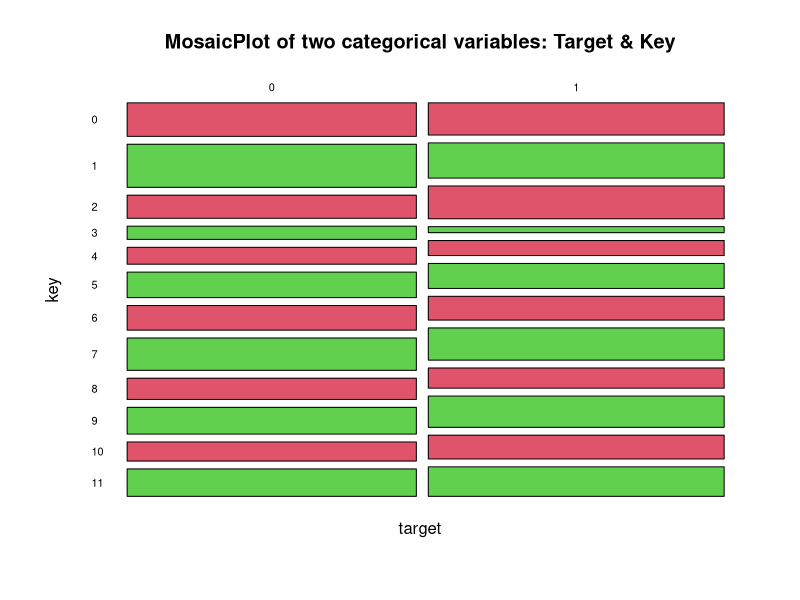
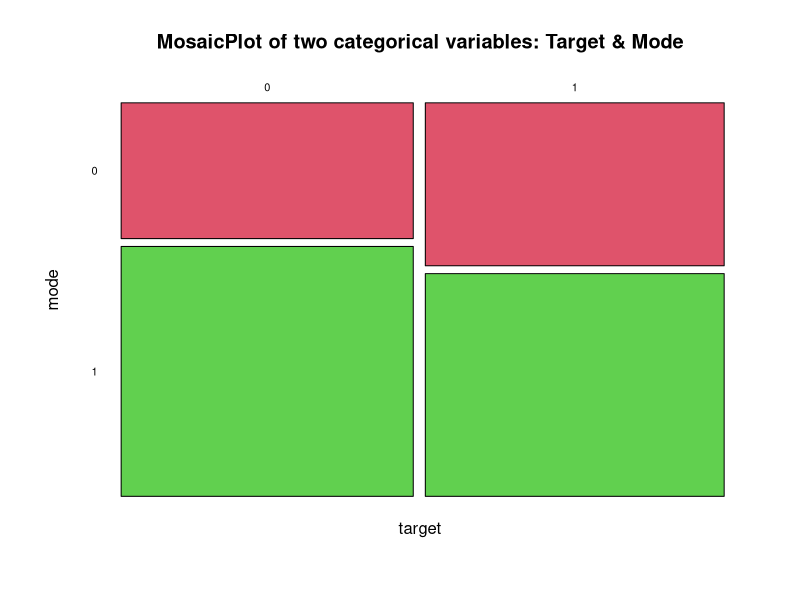
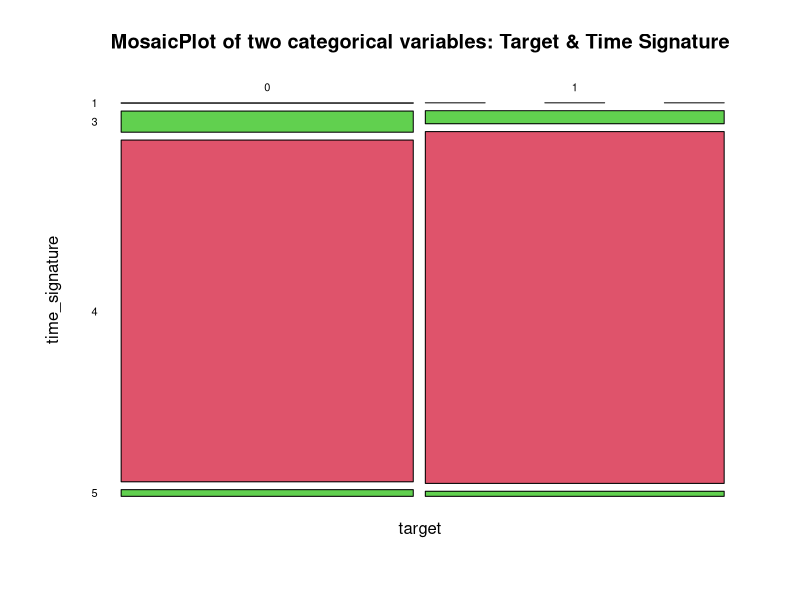
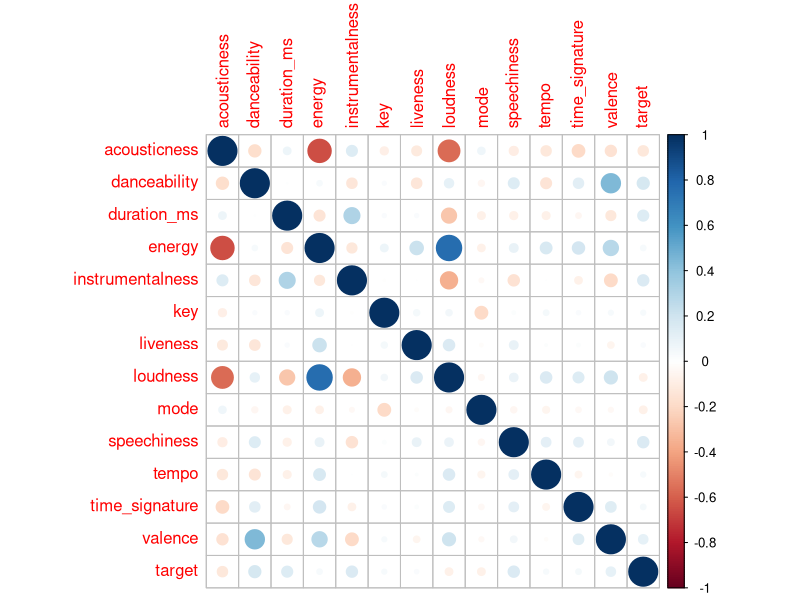
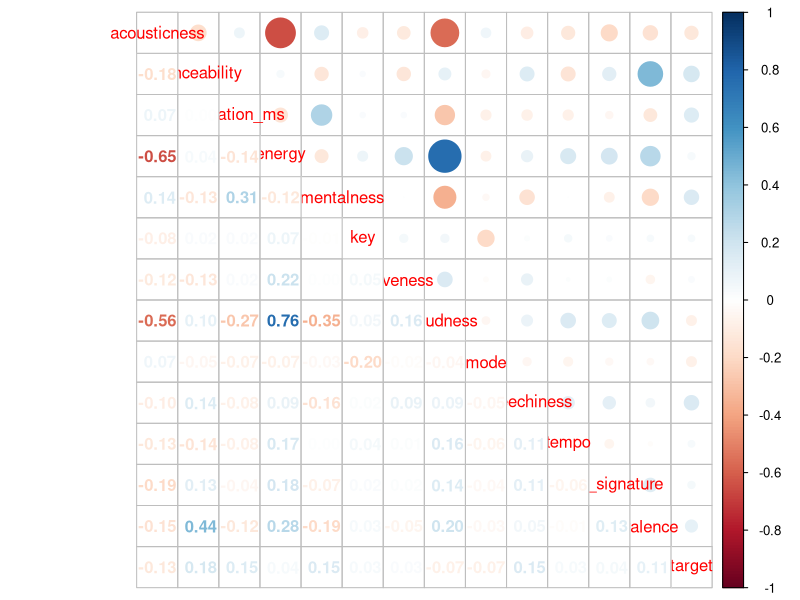
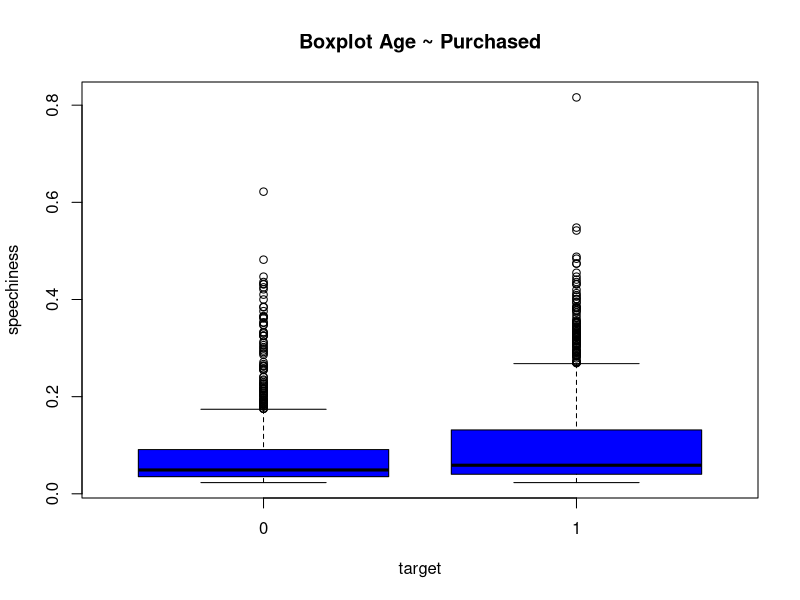
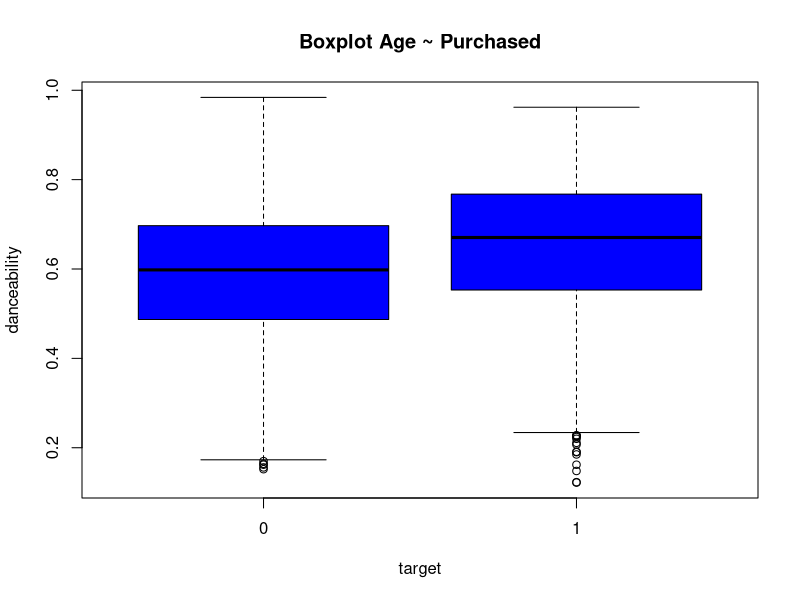
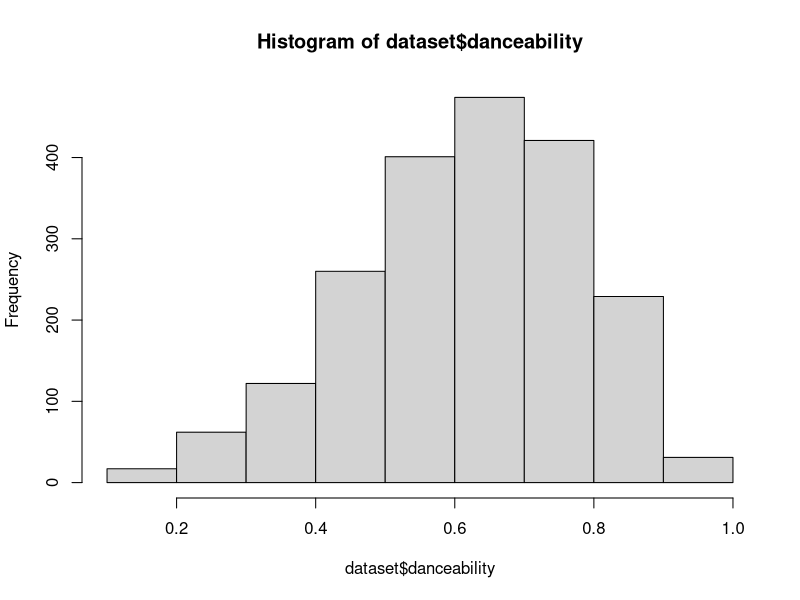

Write the R code that produced these figures, in order.
## ---- chunk 1
spotify = read.csv("spotify.csv", encoding="UTF-8")
## ---- chunk 2
str(spotify)
## ---- chunk 3
#to see it in details
summary(spotify) 
## ---- chunk 4
# we will build a model to estimat the target [0|1]
# So we will use a supervied learning , clasification models 
# we have a binary case which can be 0 or 1 
# we can see that there is 16 columns in the dataset, 3 of them describe the track: track’s name, artist, and the target.
# I will erase the colume of song_title and artist , there are onlu character there will be not use in it for the model
dataset = spotify[c(-15,-16)]
head(dataset)
# here, I replicate my data , because it is professionel to not touch our client data if we want to analyse it 
## ---- chunk 5
# Now,we have 13 variables that can be used in the model 
# it is time to analyse it to see which varaiable is more significant to my model

table(dataset$key) # E.g. 0 = C, 1 = C♯/D♭, 2 = D, and so on
table(dataset$mode) # Major is represented by 1 and minor is 0
table(dataset$time_signature)  # how many beats are in each bar (or measure) 

# we can said that thoses varaible are considered like a Categorical variable (nombre discret)

table(dataset$target)
# there are a good repartion between the 2 classes (48,9%)for 0 and (51,1)for 1
## ---- chunk 6
#lets see them visually
mosaicplot(~ target + key, data=dataset,
  main = "MosaicPlot of two categorical variables: Target & Key",
  color = 2:3, las = 1)

mosaicplot(~ target + mode, data=dataset,
  main = "MosaicPlot of two categorical variables: Target & Mode",
  color = 2:3, las = 1)

mosaicplot(~ target + time_signature, data=dataset,
  main = "MosaicPlot of two categorical variables: Target & Time Signature",
  color = 2:3, las = 1)

#of the frist 2 mosaicoplot wee can say there there are a good distribution betwen the key , mode and the target
# but in the thrid one wee can see that most of our varaibles is located in the catagory 4 
# which can mean that is not significant, lets prove it with a test 
## ---- chunk 7
# lets apply a Chi-square test, H0 is the independance between ::

chisq.test(dataset$target, dataset$key)
chisq.test(dataset$target, dataset$mode)
chisq.test(dataset$target, dataset$time_signature)

# First 2 variables. You will notice that p-value = 0.03 & 0.01 which is not higher than 0.05
# so we can reject H0. that means that there are dependance between them & tarjet 

# for the last one the chi test can't be apply correctly and also he get a p value of 0.6 
#which is higher than 0.05 , so we cannot reject H0, there he prove my point 

## ---- chunk 8
library(corrplot)
corrplot(cor(dataset))
corrplot.mixed(cor(dataset))
# that very Nice , we can see that there not alot of correlation between the varaibles 
# the highest one is between energy & loudness (0.76) 
# but i prefere to keep it and try anthone test 
## ---- chunk 9
summary(aov(target ~ energy, data = dataset))
#the p value is (0.07) it is small but not samller the 0.05 
#which is higher than 0.05 , so we cannot reject H0
summary(aov(target ~ loudness, data = dataset))
# But there the p value is 0.002 it is very small that mean we can rejette H0 , so it is a significant one
## ---- chunk 10
summary(aov(target ~ liveness, data = dataset))
summary(aov(target ~ tempo, data = dataset))

#the p value is (0.237) &(0.1) which is higher than 0.05 , so we cannot reject H0
## ---- chunk 11
summary(aov(target ~ speechiness, data = dataset))
# P -value is very small that mean we can rejet H0
boxplot(speechiness~target , data=dataset, col = "blue", main="Boxplot Age ~ Purchased")
# the plot show us that the mean between the 2 classe are praticly the same but classe 1 have more values
## ---- chunk 12
summary(aov(target ~ danceability, data = dataset))
# P -value is very small that mean we can rejet H0 , the varaible can be significant
boxplot(danceability~target , data=dataset, col = "blue", main="Boxplot Age ~ Purchased")
#the mean of the user who likes the track , is biggier then who didn't like 
# that mean if the user like the taack that is suitable for dancing.
hist(dataset$danceability)
#The distribution of values for this feature look like a normal lo that mean it is good one .
## ---- chunk 13
summary(aov(target ~ duration_ms, data = dataset))
# P -value is very small that mean we can rejet H0
boxplot(duration_ms~target , data=dataset, col = "blue", main="Boxplot Age ~ Purchased")
# the plot show us that the mean between the 2 classe are praticly the same 
#but the duration of the target (classe 1) have more values, more time 
## ---- chunk 14
# after the analyses we can erase some varaible that can pollute the model 
dataToBeSplit = dataset [c(-4,-7,-11, -12)]
# then we will scale the not Categorical variable (nombre continue), we will put theme in 
# the same order (of magnitude) so we can compere them .
# we scale it before split that we can have the same var and mean 
dataScale = dataToBeSplit
dataScale[c(-5,-7,-10)]= scale(dataScale[c(-5,-7,-10)])
#dataScale[-10]= scale(dataScale[-10])
head(dataScale)
## ---- chunk 15
library(caTools)
set.seed(702140) 
# we use the function set.seed()to randomly generate the same values
split = sample.split(dataScale$target, SplitRatio = 0.75)
training_set = subset(dataScale, split == TRUE)
test_set = subset(dataScale, split == FALSE)
# here we chose the SplitRatio to 75% of the dataset, and 25% for the test set.
cat ("dim de training data ::", dim (training_set), "\n")
cat ("dim de test data ::", dim (test_set))
## ---- chunk 16
classifier.glm1 <- glm(target ~ . , family = binomial, data=training_set)
summary(classifier.glm1)
# we can see that the P value of key and mode is very high so we will re try without it 
## ---- chunk 17
classifier.glm2 <- glm(target ~ .-key -mode , family = binomial, data=training_set)
summary(classifier.glm2)
# there is the best model that i can have 
# I try to erase ecah of the variables  alone and retest 
# I had a lot of AIC ~= 1892 , which is bigger taht taht one AIC = 1889.3
# The model with lower value of AIC is better
# that mean that all the varaible in this model are as significant as all of them 
## ---- chunk 18
# an anova test in GLM doen't describe mush the model 
anova(classifier.glm2)

## ---- chunk 19
# prediction
pred.glm = predict(classifier.glm2, newdata = test_set[,-10], type="response")
#head (pred.glm)

# Now let's assign observations to classes with respect to the probabilities
pred.glm_0_1 = ifelse(pred.glm >= 0.5, 1,0)
#head(pred.glm_0_1)

# lets see the matrix of confusion 
cm = table(pred.glm_0_1,t(test_set[,10]))

# You can show the confusion matrix in a mosaic plot by the way
mosaicplot(cm,col=sample(1:8,2)) # colors are random between 8 colors.
## ---- chunk 20
library(MASS)
classifier.lda <- lda(target~ ., data=training_set)
classifier.lda
# I chose to do a LDA model because it is more accurat if classe >=2 by using the Discriminant Analysis 
# the model LDA don't be infulence with the key and the model so i keep them 
## ---- chunk 21
# prediction 
pred.lda=predict(classifier.lda, newdata = test_set[-10],type=response)
summary(pred.lda)
#Return a list of 3 elements
#1st element class : that is the prediction of which class belongs to {0,1,2,.....nbofclass}
#2nd element posterior : indicates the probability that the i-th observation belongs to class 0 and the probability that the i-th observation belongs to class 1 
#this is why it is a matrice of [nb of test, nb of class]
#3rd element x  : represente the calculation of F(x) it is used to have the discriminants but not to be interpret

cm1 = table(pred.lda[["class"]], t(test_set[,10]))
cm1
mosaicplot(cm1, col=sample(1:8,2))
## ---- chunk 22
# QDA is much bette then lda in somme cases so lets prove it with the accuracy 
classifier.qda <- qda(target~., data = training_set)
pred.qda=predict(classifier.qda,newdata = test_set[,-10],type="response")
cm2 = table(pred.qda[["class"]], t(test_set[,10]))
cm2
## ---- chunk 23
accuracy_glm = (cm[1,1]+cm[2,2])/(cm[1,1]+cm[1,2]+cm[2,1]+cm[2,2])
cat("Accuracy of GLM", round(accuracy_glm*100, 2 ) , "%\n")
accuracy_lda = (cm1[1,1]+cm1[2,2])/(cm1[1,1]+cm1[1,2]+cm1[2,1]+cm1[2,2])
cat("Accuracy of LDA", round(accuracy_lda*100, 2) , "%\n")
accuracy_qda = (cm2[1,1]+cm2[2,2])/(cm2[1,1]+cm2[1,2]+cm2[2,1]+cm2[2,2])
cat("Accuracy of QDA",  round(accuracy_qda*100,2) , "%\n")
# as Said the LDA is better then GLM and QDA is mush better then both 
## ---- chunk 24
# lets see that using the AUC 
require(ROCR)
score <- prediction(pred.glm,test_set[,10])
plot(performance(score,"tpr","fpr"),col="green")
abline(0,1,lty=8)
par(new=TRUE) #pour superposer les courbes
score_lda <- prediction(pred.lda$posterior[,2],test_set[,10])
plot(performance(score_lda,"tpr","fpr"),col="blue")
par(new=TRUE) #pour superposer les courbes
score_qda <- prediction(pred.qda$posterior[,2],test_set[,10])
plot(performance(score_qda,"tpr","fpr"),col="red")
#the plots shows that the red one have the most AUC that means the QDA has the bettre prediction of all the models
